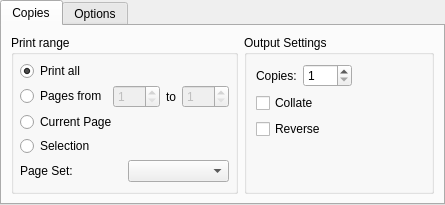
<?xml version="1.0" encoding="UTF-8"?>
<ui version="4.0">
 <class>QPrintSettingsOutput</class>
 <widget class="QWidget" name="QPrintSettingsOutput">
  <property name="windowTitle" stdset="0">
   <string>Form</string>
  </property>
  <property name="geometry" stdset="0">
   <rect>
    <x>0</x>
    <y>0</y>
    <width>445</width>
    <height>197</height>
   </rect>
  </property>
  <layout class="QHBoxLayout" name="horizontalLayout_2">
   <property name="leftMargin">
    <number>0</number>
   </property>
   <property name="topMargin">
    <number>0</number>
   </property>
   <property name="rightMargin">
    <number>0</number>
   </property>
   <property name="bottomMargin">
    <number>0</number>
   </property>
   <item>
    <widget class="QTabWidget" name="tabs">
     <property name="currentIndex" stdset="0">
      <number>1</number>
     </property>
     <widget class="QWidget" name="copiesTab">
      <attribute name="title">
       <string>Copies</string>
      </attribute>
      <layout class="QHBoxLayout" name="horizontalLayout">
       <item>
        <widget class="QGroupBox" name="gbPrintRange">
         <property name="title" stdset="0">
          <string>Print range</string>
         </property>
         <property name="sizePolicy" stdset="0">
          <sizepolicy hsizetype="Preferred" vsizetype="Minimum">
           <horstretch>0</horstretch>
           <verstretch>0</verstretch>
          </sizepolicy>
         </property>
         <layout class="QVBoxLayout" name="_3">
          <property name="spacing" stdset="0">
           <number>4</number>
          </property>
          <property name="leftMargin">
           <number>6</number>
          </property>
          <property name="topMargin">
           <number>6</number>
          </property>
          <property name="rightMargin">
           <number>6</number>
          </property>
          <property name="bottomMargin">
           <number>6</number>
          </property>
          <item>
           <widget class="QRadioButton" name="printAll">
            <property name="text" stdset="0">
             <string>Print all</string>
            </property>
            <property name="checked" stdset="0">
             <bool>true</bool>
            </property>
           </widget>
          </item>
          <item>
           <layout class="QHBoxLayout" name="_4">
            <property name="spacing" stdset="0">
             <number>6</number>
            </property>
            <property name="leftMargin">
             <number>0</number>
            </property>
            <property name="topMargin">
             <number>0</number>
            </property>
            <property name="rightMargin">
             <number>0</number>
            </property>
            <property name="bottomMargin">
             <number>0</number>
            </property>
            <item>
             <widget class="QRadioButton" name="printRange">
              <property name="text" stdset="0">
               <string>Pages from</string>
              </property>
             </widget>
            </item>
            <item>
             <widget class="QSpinBox" name="from">
              <property name="minimum" stdset="0">
               <number>1</number>
              </property>
              <property name="maximum" stdset="0">
               <number>999</number>
              </property>
              <property name="enabled" stdset="0">
               <bool>false</bool>
              </property>
             </widget>
            </item>
            <item>
             <widget class="QLabel" name="label_3">
              <property name="text" stdset="0">
               <string>to</string>
              </property>
             </widget>
            </item>
            <item>
             <widget class="QSpinBox" name="to">
              <property name="minimum" stdset="0">
               <number>1</number>
              </property>
              <property name="maximum" stdset="0">
               <number>999</number>
              </property>
              <property name="enabled" stdset="0">
               <bool>false</bool>
              </property>
             </widget>
            </item>
            <item>
             <spacer>
              <property name="sizeHint" stdset="0">
               <size>
                <width>0</width>
                <height>20</height>
               </size>
              </property>
              <property name="orientation" stdset="0">
               <enum>Qt::Horizontal</enum>
              </property>
             </spacer>
            </item>
           </layout>
          </item>
          <item>
           <widget class="QRadioButton" name="printCurrentPage">
            <property name="text" stdset="0">
             <string>Current Page</string>
            </property>
           </widget>
          </item>
          <item>
           <widget class="QRadioButton" name="printSelection">
            <property name="text" stdset="0">
             <string>Selection</string>
            </property>
           </widget>
          </item>
          <item>
           <layout class="QHBoxLayout" name="_5">
            <property name="spacing" stdset="0">
             <number>6</number>
            </property>
            <property name="bottomMargin">
             <number>0</number>
            </property>
            <item>
             <widget class="QLabel" name="pageSetLabel">
              <property name="text" stdset="0">
               <string>Page Set:</string>
              </property>
              <property name="visible" stdset="0">
               <bool>false</bool>
              </property>
             </widget>
            </item>
            <item>
             <widget class="QComboBox" name="pageSetCombo">
              <property name="visible" stdset="0">
               <bool>false</bool>
              </property>
             </widget>
            </item>
           </layout>
          </item>
          <item>
           <spacer name="verticalSpacer">
            <property name="sizeHint" stdset="0">
             <size>
              <width>1</width>
              <height>1</height>
             </size>
            </property>
            <property name="orientation" stdset="0">
             <enum>Qt::Vertical</enum>
            </property>
           </spacer>
          </item>
         </layout>
        </widget>
       </item>
       <item>
        <widget class="QGroupBox" name="groupBox">
         <property name="title" stdset="0">
          <string>Output Settings</string>
         </property>
         <layout class="QGridLayout" name="gridLayout">
          <item row="0" column="0">
           <widget class="QLabel" name="label">
            <property name="text" stdset="0">
             <string>Copies:</string>
            </property>
            <property name="buddy">
             <cstring>copies</cstring>
            </property>
           </widget>
          </item>
          <item row="0" column="1" colspan="2">
           <widget class="QSpinBox" name="copies">
            <property name="minimum" stdset="0">
             <number>1</number>
            </property>
            <property name="maximum" stdset="0">
             <number>999</number>
            </property>
           </widget>
          </item>
          <item row="0" column="3">
           <spacer name="horizontalSpacer">
            <property name="sizeHint" stdset="0">
             <size>
              <width>91</width>
              <height>20</height>
             </size>
            </property>
            <property name="orientation" stdset="0">
             <enum>Qt::Horizontal</enum>
            </property>
           </spacer>
          </item>
          <item row="1" column="0" colspan="2">
           <widget class="QCheckBox" name="collate">
            <property name="text" stdset="0">
             <string>Collate</string>
            </property>
           </widget>
          </item>
          <item row="1" column="2" rowspan="2" colspan="2">
           <widget class="QLabel" name="outputIcon">
            <property name="sizePolicy" stdset="0">
             <sizepolicy hsizetype="Ignored" vsizetype="Ignored">
              <horstretch>0</horstretch>
              <verstretch>0</verstretch>
             </sizepolicy>
            </property>
           </widget>
          </item>
          <item row="2" column="0" colspan="2">
           <widget class="QCheckBox" name="reverse">
            <property name="text" stdset="0">
             <string>Reverse</string>
            </property>
           </widget>
          </item>
          <item row="3" column="0" colspan="4">
           <spacer name="verticalSpacer_2">
            <property name="sizeHint" stdset="0">
             <size>
              <width>0</width>
              <height>1</height>
             </size>
            </property>
            <property name="orientation" stdset="0">
             <enum>Qt::Vertical</enum>
            </property>
           </spacer>
          </item>
         </layout>
        </widget>
       </item>
      </layout>
     </widget>
     <widget class="QWidget" name="optionsTab">
      <attribute name="title">
       <string>Options</string>
      </attribute>
      <layout class="QGridLayout" name="gridLayout_2">
       <item row="0" column="1">
        <widget class="QGroupBox" name="colorMode">
         <property name="title" stdset="0">
          <string>Color Mode</string>
         </property>
         <layout class="QGridLayout" name="gridLayout_4">
          <item row="0" column="0">
           <widget class="QListWidget" name="colorModeList"/>
          </item>
         </layout>
        </widget>
       </item>
       <item row="0" column="0">
        <widget class="QGroupBox" name="duplex">
         <property name="title" stdset="0">
          <string>Duplex Printing</string>
         </property>
         <layout class="QVBoxLayout" name="verticalLayout">
          <item>
           <widget class="QListWidget" name="duplexModeList"/>
          </item>
         </layout>
        </widget>
       </item>
      </layout>
     </widget>
    </widget>
   </item>
  </layout>
 </widget>
 <resources/>
 <connections>
  <connection>
   <sender>printRange</sender>
   <signal>toggled(bool)</signal>
   <receiver>from</receiver>
   <slot>setEnabled(bool)</slot>
   <hints>
    <hint type="sourcelabel">
     <x>76</x>
     <y>59</y>
    </hint>
    <hint type="destinationlabel">
     <x>122</x>
     <y>57</y>
    </hint>
   </hints>
  </connection>
  <connection>
   <sender>printRange</sender>
   <signal>toggled(bool)</signal>
   <receiver>to</receiver>
   <slot>setEnabled(bool)</slot>
   <hints>
    <hint type="sourcelabel">
     <x>69</x>
     <y>67</y>
    </hint>
    <hint type="destinationlabel">
     <x>215</x>
     <y>67</y>
    </hint>
   </hints>
  </connection>
 </connections>
</ui>
